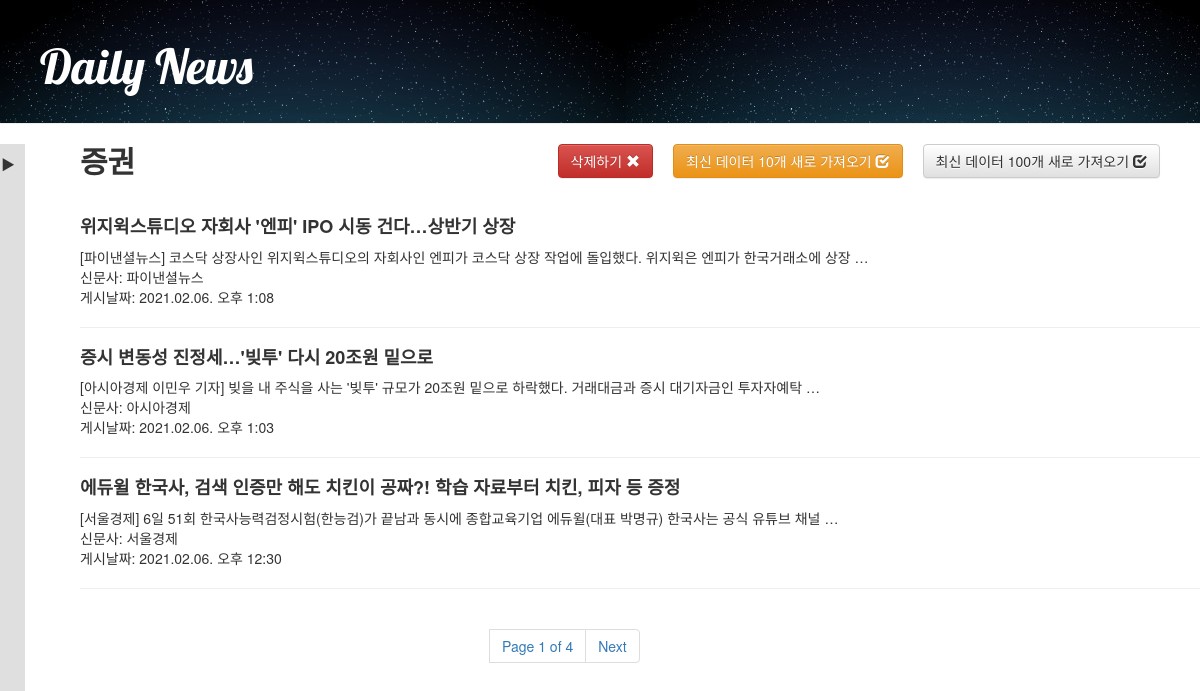
/news/101/258/, run on the app's committed database.
### news/models.py (models this page shows, shortened)
class Letter(models.Model):
    category = models.CharField(max_length=10, default="", null=True)
    topic = models.CharField(max_length=10, default="", null=True)
    title = models.CharField(max_length=100,default="", primary_key=True)
    letter_link = models.URLField(max_length=100)
    published_date = models.CharField(max_length=20, default="", null=True)
    created_date = models.DateTimeField(default=timezone.now)
    preview = models.TextField()
    writer = models.CharField(max_length=20,default="", null=True)

### news/views.py (the view)
# urls.py: path('news/<str:sid1>/<str:sid2>/', views.news_detail, name='news_detail'),
def news_detail(request, sid1, sid2):
    mylist = [sid1, sid2]
    if request.method == 'POST':
        UDform = UDForm(request.POST)
        if UDform.is_valid():
            if UDform.cleaned_data['UD'] == 'update':
                contents = parsing(sid1, sid2)
                for data in contents:
                    form = Letter(
                        category=sid1,
                        topic=sid2,
                        title= data[0],
                        letter_link=data[1],
                        published_date=data[2],
                        preview= data[3],
                        writer=data[4]
                        )
                    form.save()
            elif UDform.cleaned_data['UD'] == 'new100':
                contents = new100_parsing(sid1,sid2)
                for data in contents:
                    form = Letter(
                        category=sid1,
                        topic=sid2,
                        title= data[0],
                        letter_link=data[1],
                        published_date=data[2],
                        preview= data[3],
                        writer=data[4]
                        )
                    form.save()
            elif UDform.cleaned_data['UD'] =='delete':
                Letter.objects.filter(topic=sid2).delete()
    else:
        print('GET')
    News = Letter.objects.filter(topic= sid2)
    paginator = Paginator(News,3)
    page_no = request.GET.get('page')
    try:
        News_p = paginator.page(page_no)
    except PageNotAnInteger:
        News_p = paginator.page(1)
    except EmptyPage:
        News_p = paginator.page(paginator.num_pages)
    return render(request, 'news/news_detail.html' ,{'message': News_p, 'key':mylist})

### news/templatetags/filters.py (called while the page is built)
@register.filter()
def __topic(value):
    if value =='259':
        return '금융'
    elif value == '258':
        return '증권'
    elif value == '261':
        return '산업/재계'
    elif value == '731':
        return '모바일'
    elif value == '226':
        return '인터넷/SNS'
    elif value == '227':
        return '통신/뉴미디어'
    elif value == 'kbaseball':
        return '야구'
    elif value == 'kfootball':
        return '축구'
    elif value == 'wfootball':
        return '해외축구'

### news/templates/news/news_detail.html (shortened to what this page needs)
{% extends "news/home.html"%}
{% block content %}
    {% load static %}
    {% load filters %}
<link rel="stylesheet" type="text/css" href="{% block stylesheet %}{% static 'news/css/news.css' %}{% endblock %}" />
    <div class = "save">
        <form action="" method="post">
            <button type="submit" name="UD" value="new100" class="save btn btn-default">최신 데이터 100개 새로 가져오기
                <span class="glyphicon glyphicon-check"></span>
            </button>
            <button type="submit" name="UD" value="update" class="save btn btn-warning">최신 데이터 10개 새로 가져오기
                <span class="glyphicon glyphicon-check"></span>
            </button>
            <button type="submit" name="UD" value="delete"  class="save btn btn-danger">삭제하기
                <span class="glyphicon glyphicon-remove"></span>
            </button>
        </form>
    </div>
    <div>
        <h2 id="font-bold">
        {% if key.0 == '101' %}
            {{ key.1|__topic }}
        {% elif key.0 == '105' %}
            {{ key.1|__topic }}
        {% endif %}
        </h2>
        <br>
        {% for data in message%}
            <h4>
                <li id="font-bold">
                    <a href="{{data.letter_link}}" target="_blank">{{ data.title }}</a>
                </li>
            </h4>
            <li>{{data.preview}}</li>
            <li> 신문사: {{data.writer}}</li>
            <li> 게시날짜: {{data.published_date}}</li>
            <hr>
        {% endfor %}
    </div>
    <div id="wrap">
        {% include 'news/news_pagination.html' with page=message %}
    </div>
{% endblock %}

### news/static/news/css/news.css (style rules this page uses)
.save { margin-right: 20px; float : right; }
#wrap { width:300px; height:300px; margin:0 auto; }
#font-bold { font-weight: bold; }
body, ul, li { padding: 0; margin: 0; list-style: none; }
a { color: inherit; text-decoration: none; }
body { height: 10000px; }

### data on the page
Letter: title "위지윅스튜디오 자회사 '엔피' IPO 시동 건다…상반기 상장", preview "[파이낸셜뉴스] 코스닥 상장사인 위지윅스튜디오의 자회사인 엔피가 코스닥 상장 작업에 돌입했다. 위지윅은 엔피가 한국거래소에 상장 …", writer "파이낸셜뉴스", published_date "2021.02.06. 오후 1:08"
Letter: title "증시 변동성 진정세…'빚투' 다시 20조원 밑으로", preview "[아시아경제 이민우 기자] 빚을 내 주식을 사는 '빚투' 규모가 20조원 밑으로 하락했다. 거래대금과 증시 대기자금인 투자자예탁 …", writer "아시아경제", published_date "2021.02.06. 오후 1:03"
Letter: title "에듀윌 한국사, 검색 인증만 해도 치킨이 공짜?! 학습 자료부터 치킨, 피자 등 증정", preview "[서울경제] 6일 51회 한국사능력검정시험(한능검)가 끝남과 동시에 종합교육기업 에듀윌(대표 박명규) 한국사는 공식 유튜브 채널 …", writer "서울경제", published_date "2021.02.06. 오후 12:30"

### other printed values
{{ key.1|__topic }} "증권"
{{ page.number }} "1"
{{ page.paginator.num_pages }} "4"
